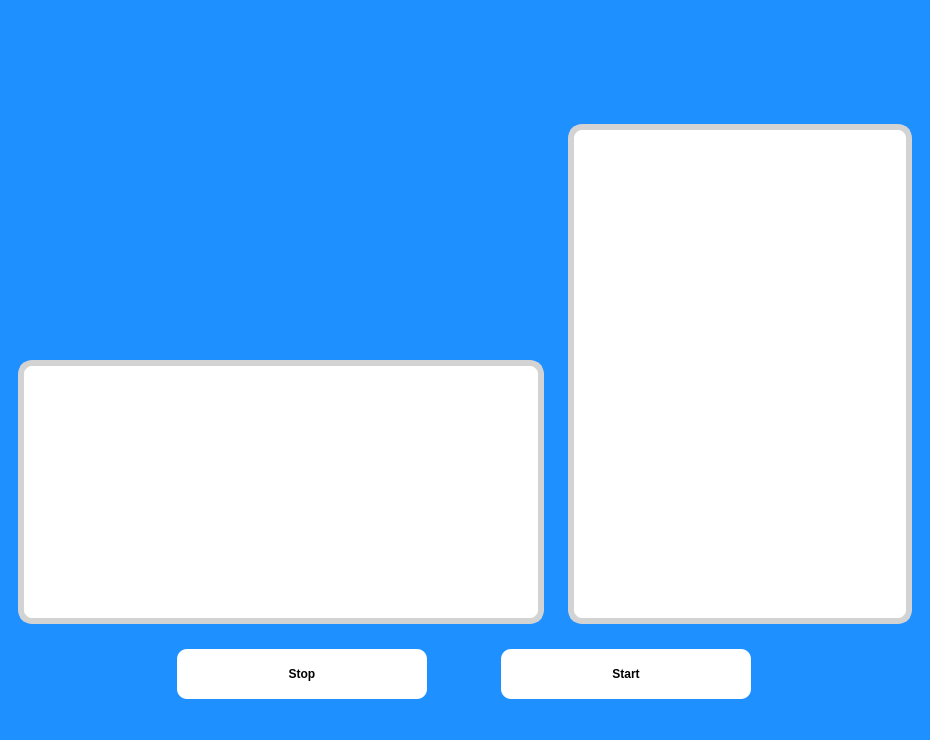
<?xml version="1.0" encoding="UTF-8"?>
<ui version="4.0">
 <class>Game</class>
 <widget class="QMainWindow" name="Game">
  <property name="geometry">
   <rect>
    <x>0</x>
    <y>0</y>
    <width>930</width>
    <height>740</height>
   </rect>
  </property>
  <property name="minimumSize">
   <size>
    <width>900</width>
    <height>600</height>
   </size>
  </property>
  <property name="maximumSize">
   <size>
    <width>16777215</width>
    <height>16777215</height>
   </size>
  </property>
  <property name="windowTitle">
   <string>MainWindow</string>
  </property>
  <property name="styleSheet">
   <string notr="true">background-color:#1E90FF;</string>
  </property>
  <widget class="QWidget" name="centralwidget">
   <property name="minimumSize">
    <size>
     <width>0</width>
     <height>0</height>
    </size>
   </property>
   <property name="styleSheet">
    <string notr="true"/>
   </property>
   <layout class="QVBoxLayout" name="verticalLayout_3">
    <item>
     <layout class="QGridLayout" name="gridLayout" columnstretch="3,2">
      <item row="0" column="0">
       <widget class="QWidget" name="widget" native="true">
        <property name="styleSheet">
         <string notr="true">background-color:#1E90FF;</string>
        </property>
        <layout class="QVBoxLayout" name="verticalLayout" stretch="1,4,4">
         <item>
          <widget class="QLabel" name="label_title">
           <property name="font">
            <font>
             <family>Eras Bold ITC</family>
             <pointsize>35</pointsize>
             <weight>50</weight>
             <bold>false</bold>
            </font>
           </property>
           <property name="text">
            <string/>
           </property>
           <property name="alignment">
            <set>Qt::AlignCenter</set>
           </property>
          </widget>
         </item>
         <item>
          <layout class="QHBoxLayout" name="horizontalLayout_2" stretch="3,1,2">
           <item>
            <widget class="QLabel" name="label_beat">
             <property name="font">
              <font>
               <pointsize>20</pointsize>
              </font>
             </property>
             <property name="text">
              <string/>
             </property>
             <property name="alignment">
              <set>Qt::AlignCenter</set>
             </property>
            </widget>
           </item>
           <item>
            <widget class="QLabel" name="label_fire">
             <property name="maximumSize">
              <size>
               <width>200</width>
               <height>200</height>
              </size>
             </property>
             <property name="font">
              <font>
               <pointsize>12</pointsize>
              </font>
             </property>
             <property name="text">
              <string/>
             </property>
             <property name="scaledContents">
              <bool>true</bool>
             </property>
             <property name="alignment">
              <set>Qt::AlignRight|Qt::AlignTrailing|Qt::AlignVCenter</set>
             </property>
            </widget>
           </item>
           <item>
            <widget class="QLabel" name="label_combo">
             <property name="font">
              <font>
               <family>Eras Bold ITC</family>
               <pointsize>33</pointsize>
              </font>
             </property>
             <property name="text">
              <string/>
             </property>
            </widget>
           </item>
          </layout>
         </item>
         <item>
          <widget class="QLabel" name="label_left">
           <property name="maximumSize">
            <size>
             <width>100000</width>
             <height>100000</height>
            </size>
           </property>
           <property name="styleSheet">
            <string notr="true">background-color: #ffffff;border-radius: 14px;border: 6px solid #D3D3D3;</string>
           </property>
           <property name="text">
            <string/>
           </property>
           <property name="scaledContents">
            <bool>true</bool>
           </property>
           <property name="alignment">
            <set>Qt::AlignCenter</set>
           </property>
          </widget>
         </item>
        </layout>
       </widget>
      </item>
      <item row="0" column="1">
       <widget class="QWidget" name="widget_2" native="true">
        <property name="styleSheet">
         <string notr="true">background-color:#1E90FF;</string>
        </property>
        <layout class="QVBoxLayout" name="verticalLayout_2" stretch="1,5">
         <item>
          <widget class="QLabel" name="label_warning">
           <property name="font">
            <font>
             <family>微軟正黑體</family>
             <pointsize>28</pointsize>
            </font>
           </property>
           <property name="text">
            <string/>
           </property>
           <property name="alignment">
            <set>Qt::AlignCenter</set>
           </property>
          </widget>
         </item>
         <item>
          <widget class="QLabel" name="labelVideo">
           <property name="sizePolicy">
            <sizepolicy hsizetype="Expanding" vsizetype="Expanding">
             <horstretch>0</horstretch>
             <verstretch>0</verstretch>
            </sizepolicy>
           </property>
           <property name="styleSheet">
            <string notr="true">background-color: #ffffff;border-radius: 14px;border: 6px solid #D3D3D3;</string>
           </property>
           <property name="text">
            <string/>
           </property>
           <property name="scaledContents">
            <bool>true</bool>
           </property>
           <property name="alignment">
            <set>Qt::AlignCenter</set>
           </property>
          </widget>
         </item>
        </layout>
       </widget>
      </item>
     </layout>
    </item>
    <item>
     <layout class="QHBoxLayout" name="horizontalLayout" stretch="0,0">
      <property name="leftMargin">
       <number>100</number>
      </property>
      <property name="topMargin">
       <number>10</number>
      </property>
      <property name="rightMargin">
       <number>100</number>
      </property>
      <property name="bottomMargin">
       <number>10</number>
      </property>
      <item>
       <widget class="QPushButton" name="stopping">
        <property name="minimumSize">
         <size>
          <width>100</width>
          <height>50</height>
         </size>
        </property>
        <property name="maximumSize">
         <size>
          <width>250</width>
          <height>16777215</height>
         </size>
        </property>
        <property name="font">
         <font>
          <weight>75</weight>
          <bold>true</bold>
         </font>
        </property>
        <property name="cursor">
         <cursorShape>PointingHandCursor</cursorShape>
        </property>
        <property name="styleSheet">
         <string notr="true">background-color: white;
color: black;
border-radius: 10px;
font-weight: bold;</string>
        </property>
        <property name="text">
         <string>Stop</string>
        </property>
       </widget>
      </item>
      <item>
       <widget class="QPushButton" name="pushButton">
        <property name="minimumSize">
         <size>
          <width>100</width>
          <height>50</height>
         </size>
        </property>
        <property name="maximumSize">
         <size>
          <width>250</width>
          <height>16777215</height>
         </size>
        </property>
        <property name="font">
         <font>
          <weight>75</weight>
          <bold>true</bold>
         </font>
        </property>
        <property name="cursor">
         <cursorShape>PointingHandCursor</cursorShape>
        </property>
        <property name="mouseTracking">
         <bool>false</bool>
        </property>
        <property name="styleSheet">
         <string notr="true">background-color: white;color: black;border-radius: 10px;font-weight: bold;</string>
        </property>
        <property name="text">
         <string>Start</string>
        </property>
        <property name="checkable">
         <bool>false</bool>
        </property>
        <property name="autoDefault">
         <bool>false</bool>
        </property>
       </widget>
      </item>
     </layout>
    </item>
   </layout>
  </widget>
  <widget class="QMenuBar" name="menubar">
   <property name="geometry">
    <rect>
     <x>0</x>
     <y>0</y>
     <width>930</width>
     <height>25</height>
    </rect>
   </property>
  </widget>
  <widget class="QStatusBar" name="statusbar"/>
 </widget>
 <resources/>
 <connections/>
</ui>
